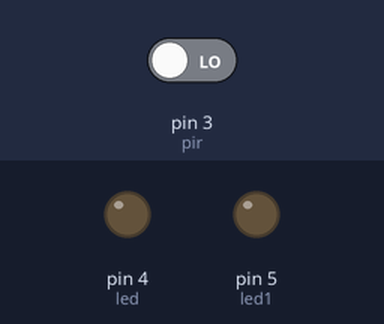
Bench run of a sketch on a simulated Arduino Uno, built with avr-gcc and run on an emulated ATmega328P. Shown: output pins drawn as LEDs (lit = HIGH). The inputs (shaded band) are chosen by the test bench; at power-on: pin 3 (pir) LOW.

Above: at 1.2 s.
1.3 s: pin 3 (pir) driven HIGH
At 1.7 s:
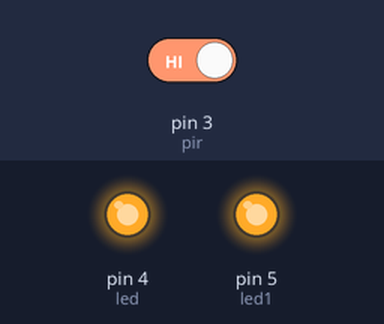
Timing chart, 0 to 4.3 s (numbered marks = the images above; inputs shaded):
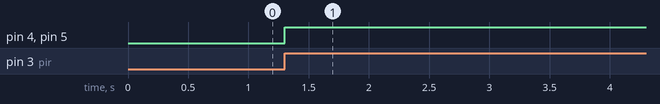

The sketch:

Arduino_PIR_Light.ino
```cpp
// Activate LED with PIR sensor

const int led = 4;  // LED pin
const int led1 = 5;  // LED pin
const int pir = 3;  // PIR pin
int motion;			// variable for sensor reading

void setup(){ // setup code that only runs once
  pinMode(led, OUTPUT);  // set LED pin as output
  pinMode(led1, OUTPUT);  // set LED pin as output
  pinMode(pir, INPUT);	 // set PIR pin as input
}

void loop(){ // code that loops forever
  motion = digitalRead(pir);  // read sensor pin
  if(motion){ // if motion detected
    digitalWrite(led,HIGH);  // turn LED on
    digitalWrite(led1,HIGH);  // turn LED on
    delay(5000);
  }
  else{  // else, no motion detected
    digitalWrite(led,LOW);  // turn LED off
    digitalWrite(led1,LOW);  // turn LED off
  }
}
```

Measured:
- after the input at 1.3 s, pin 4 (led), pin 5 (led1): LOW → HIGH at once
